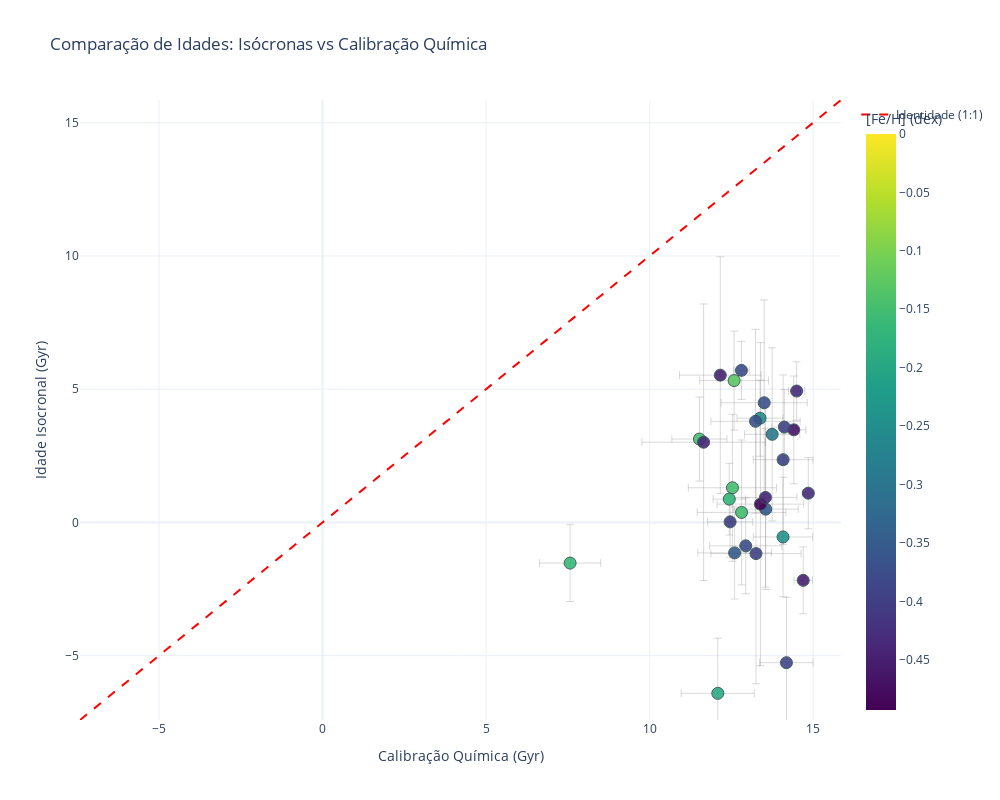

The notebook cell saved with this chart:
### Code cell
lim_min = min(abundancias_ymg['age_mean'].min(), abundancias_ymg['age_ymg'].min()) - 1
lim_max = max(abundancias_ymg['age_mean'].max(), abundancias_ymg['age_ymg'].max()) + 1
lims = [lim_min, lim_max]

# 4. Criar o gráfico com Plotly Express
fig = px.scatter(
    abundancias_ymg,
    x='age_mean',
    y='age_ymg',
    error_x='age_std',
    error_y='err_age_ymg',
    color='feh',                # Escala de cor baseada no Metalicidade
    hover_name='id',
    labels={
        'age_mean': 'Calibração Química (Gyr)',
        'age_ymg': 'Idade Isocronal (Gyr)',
        'feh': '[Fe/H] (dex)'
    },
    title='Comparação de Idades: Isócronas vs Calibração Química',
    template='plotly_white',
    color_continuous_scale='Viridis',
    width=1000,
    height=800
)

# 5. Adicionar Linha de Identidade (1:1)
fig.add_trace(go.Scatter(
    x=lims, y=lims,
    mode='lines',
    name='Identidade (1:1)',
    line=dict(color='red', dash='dash'),
    hoverinfo='skip'
))

# 6. Customização técnica: Marcadores e Alpha das Barras de Erro
fig.update_traces(
    marker=dict(size=12, opacity=0.9, line=dict(width=1, color='DarkSlateGrey')),
    error_x=dict(color='rgba(128, 128, 128, 0.3)', thickness=1),
    error_y=dict(color='rgba(128, 128, 128, 0.3)', thickness=1),
    selector=dict(mode='markers')
)

# 7. Ajustar eixos
fig.update_xaxes(range=lims)
fig.update_yaxes(range=lims)

# Salvar arquivo interativo
fig.write_html('comparacao_idades_interativo.html')
fig.show()

### Figure 1 — Plotly figure (JSON) as saved in the notebook; plotly's stock layout.template omitted (floating-point values rounded to 4 significant figures)
{"data": [{"error_x": {"array": [0.817, 0.842, 1.357, 0.995, 0.368, 0.388, 1.053, 1.349, 1.249, 0.937, 1.119, 0.909, 1.326, 0.69, 0.18, 1.316, 1.125, 0.962, 0.24, 0.705, 0.914, 0.844, 1.885, 0.281, 0.247, 1.364, 1.101, 0.496, 1.379, null], "color": "rgba(128, 128, 128, 0.3)", "thickness": 1}, "error_y": {"array": [2.448, 1.577, 2.718, 3.016, 2.022, 1.405, 1.858, 2.759, 4.442, 1.443, 2.073, 2.242, 6.06, 1.327, 1.337, 3.86, 1.733, 3.369, 1.089, 1.429, 3.18, 3.249, 5.189, 1.255, 1.095, 3.454, 1.799, 1.343, 4.882, 1.013], "color": "rgba(128, 128, 128, 0.3)", "thickness": 1}, "hovertemplate": "<b>%{hovertext}</b><br><br>Calibração Química (Gyr)=%{x}<br>Idade Isocronal (Gyr)=%{y}<br>[Fe/H] (dex)=%{marker.color}<extra></extra>", "hovertext": ["hd008638", "hd008828", "hd012345", "hd014747", "hd019034", "hd020794", "hd030278", "hd045364", "hd078558", "hd085119", "hd093351", "hd098281", "hd107094", "hd110619", "hd111232", "hd128674", "hd132648", "hd133633", "hd150433", "hd167677", "hd190954", "hd196761", "hd197083", "hd207869", "hd213941", "hd216777", "hd219249", "hd224619", "hd224685", "vesta"], "legendgroup": "", "marker": {"color": [-0.387, -0.147, -0.15, -0.355, -0.464, -0.394, -0.129, -0.147, -0.447, -0.163, -0.191, -0.24, -0.493, -0.405, -0.43, -0.37, -0.349, -0.444, -0.379, -0.249, -0.395, -0.296, -0.438, -0.447, -0.435, -0.371, -0.377, -0.166, -0.397, 0], "coloraxis": "coloraxis", "line": {"color": "DarkSlateGrey", "width": 1}, "opacity": 0.9, "size": 12, "symbol": "circle"}, "mode": "markers", "name": "", "orientation": "v", "showlegend": false, "type": "scatter", "x": [14.18, 11.52, 12.81, 13.55, 14.41, 14.12, 12.58, 12.53, 12.16, 7.568, 12.08, 14.08, 13.39, 12.46, 14.85, 13.5, 12.6, 13.54, 12.81, 13.38, 14.08, 13.75, 11.65, 14.7, 14.49, 13.24, 12.94, 12.44, 13.25, null], "xaxis": "x", "y": [-5.265, 3.126, 0.3737, 0.4966, 3.472, 3.575, 5.322, 1.298, 5.525, -1.527, -6.416, -0.5466, 0.6848, 0.01922, 1.096, 4.489, -1.145, 0.9371, 5.705, 3.91, 2.353, 3.304, 3.008, -2.176, 4.929, 3.793, -0.8813, 0.8724, -1.172, 4.576], "yaxis": "y"}, {"hoverinfo": "skip", "line": {"color": "red", "dash": "dash"}, "mode": "lines", "name": "Identidade (1:1)", "type": "scatter", "x": [-7.416, 15.85], "y": [-7.416, 15.85]}], "layout": {"coloraxis": {"colorbar": {"title": {"text": "[Fe/H] (dex)"}}, "colorscale": [[0, "#440154"], [0.1111, "#482878"], [0.2222, "#3e4989"], [0.3333, "#31688e"], [0.4444, "#26828e"], [0.5556, "#1f9e89"], [0.6667, "#35b779"], [0.7778, "#6ece58"], [0.8889, "#b5de2b"], [1, "#fde725"]]}, "height": 800, "legend": {"tracegroupgap": 0}, "title": {"text": "Comparação de Idades: Isócronas vs Calibração Química"}, "width": 1000, "xaxis": {"anchor": "y", "domain": [0, 1], "range": [-7.416, 15.85], "title": {"text": "Calibração Química (Gyr)"}}, "yaxis": {"anchor": "x", "domain": [0, 1], "range": [-7.416, 15.85], "title": {"text": "Idade Isocronal (Gyr)"}}}}
